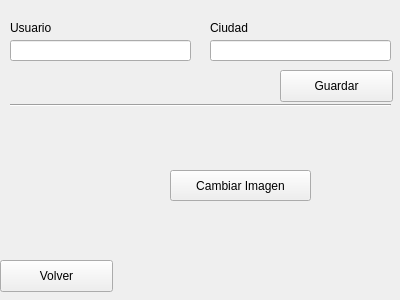
<?xml version="1.0" encoding="UTF-8"?>
<ui version="4.0">
 <class>EditWindow</class>
 <widget class="QWidget" name="EditWindow">
  <property name="geometry">
   <rect>
    <x>0</x>
    <y>0</y>
    <width>400</width>
    <height>300</height>
   </rect>
  </property>
  <property name="minimumSize">
   <size>
    <width>400</width>
    <height>300</height>
   </size>
  </property>
  <property name="windowTitle">
   <string>Form</string>
  </property>
  <widget class="QLabel" name="label">
   <property name="geometry">
    <rect>
     <x>10</x>
     <y>20</y>
     <width>59</width>
     <height>16</height>
    </rect>
   </property>
   <property name="text">
    <string>Usuario</string>
   </property>
  </widget>
  <widget class="QLabel" name="label_2">
   <property name="geometry">
    <rect>
     <x>210</x>
     <y>20</y>
     <width>59</width>
     <height>16</height>
    </rect>
   </property>
   <property name="text">
    <string>Ciudad</string>
   </property>
  </widget>
  <widget class="QLineEdit" name="usernameLineEdit">
   <property name="geometry">
    <rect>
     <x>10</x>
     <y>40</y>
     <width>181</width>
     <height>21</height>
    </rect>
   </property>
  </widget>
  <widget class="QLineEdit" name="cityLineEdit">
   <property name="geometry">
    <rect>
     <x>210</x>
     <y>40</y>
     <width>181</width>
     <height>21</height>
    </rect>
   </property>
  </widget>
  <widget class="Line" name="line">
   <property name="geometry">
    <rect>
     <x>10</x>
     <y>90</y>
     <width>381</width>
     <height>31</height>
    </rect>
   </property>
   <property name="orientation">
    <enum>Qt::Horizontal</enum>
   </property>
  </widget>
  <widget class="QPushButton" name="editProfileButton">
   <property name="geometry">
    <rect>
     <x>280</x>
     <y>70</y>
     <width>113</width>
     <height>32</height>
    </rect>
   </property>
   <property name="text">
    <string>Guardar</string>
   </property>
  </widget>
  <widget class="QPushButton" name="backButton">
   <property name="geometry">
    <rect>
     <x>0</x>
     <y>260</y>
     <width>113</width>
     <height>32</height>
    </rect>
   </property>
   <property name="text">
    <string>Volver</string>
   </property>
  </widget>
  <widget class="QLabel" name="profileLabel">
   <property name="geometry">
    <rect>
     <x>30</x>
     <y>120</y>
     <width>128</width>
     <height>128</height>
    </rect>
   </property>
   <property name="text">
    <string/>
   </property>
   <property name="scaledContents">
    <bool>true</bool>
   </property>
  </widget>
  <widget class="QPushButton" name="selectImageButton">
   <property name="geometry">
    <rect>
     <x>170</x>
     <y>170</y>
     <width>141</width>
     <height>31</height>
    </rect>
   </property>
   <property name="text">
    <string>Cambiar Imagen</string>
   </property>
  </widget>
 </widget>
 <resources/>
 <connections/>
</ui>
